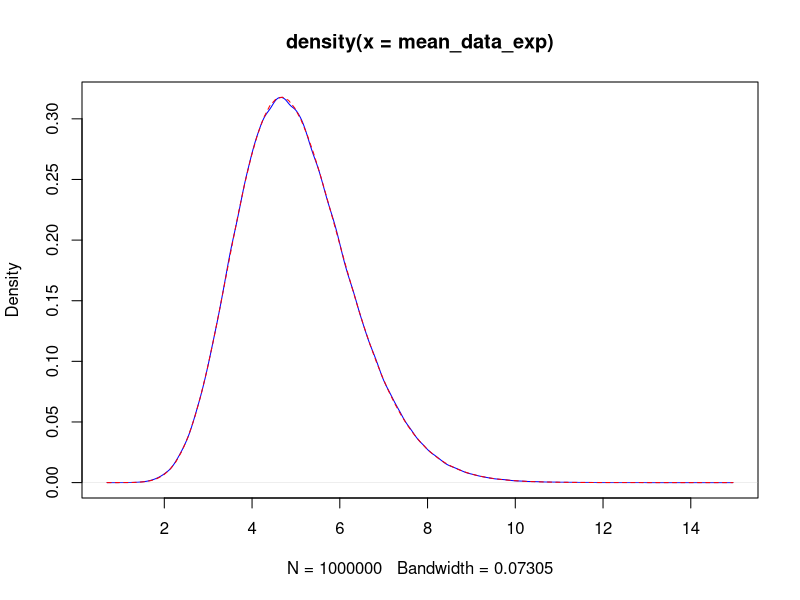

This chart was generated by the following R code:
#### 1 ####

#a#
lambda<-1.8
pv <- 0.51
pm <- 1-pv
dpois(2,lambda)*dbinom(0,2,pv)
dpois(2,lambda)*dbinom(2,2,pm)

#b#
set.seed(123)
N <- 1000000
lambda <- 1.8
p <- 0.49
H <- rpois(N, lambda)
M <- sapply(H, function(h){
  rbinom(1, h, p)
})
pm2 <- mean(M==2)
pm2

h_ <- 0:2
result <- 1-sum(sapply(h_, function(x,lambda,pm2){
  ( dbinom(2, x, 0.49) * dpois(x,lambda) )/pm2
},lambda=lambda,pm2=pm2))
result
#### 2 ####

n <- 15
N <- 1000000
lambda <- 0.2
data_exp <- matrix(qexp(runif(n*N),lambda),ncol=n,nrow=N)
mean_data_exp <- apply(data_exp,1,mean)
plot(density(mean_data_exp),col="blue")
curve(dgamma(x,n,n*lambda),add=TRUE,col="red",lty=2)

